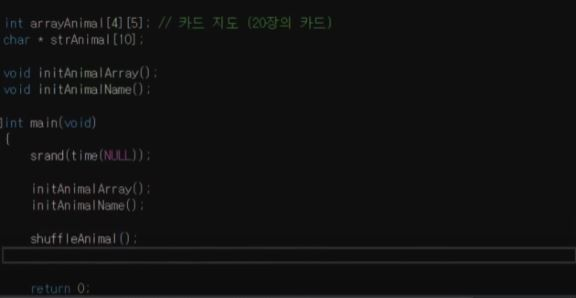
#> input picture ex1.JPG, 576 x 298 px; its folder holds only this picture in this run
$ jupyter execute --allow-errors test.ipynb
#> lines starting #> are read from the running program, lines starting #| are printed output that depends on the picture; after the words box and inside, x2 and y2 are one past the last pixel; in counts of white or black regions, pixels touching at a corner belong together
#> further down, img is the input picture: shape (298, 576, 3); mean B, G, R 17.4, 17.3, 17.2
[cell 1]
import pytesseract
from pytesseract import Output
from PIL import Image
import pandas as pd
import cv2
import numpy as np
import os
import fastwer
import time

[cell 2]
# get grayscale image

# get grayscale image
def get_grayscale(image):
    return cv2.cvtColor(image, cv2.COLOR_BGR2GRAY)
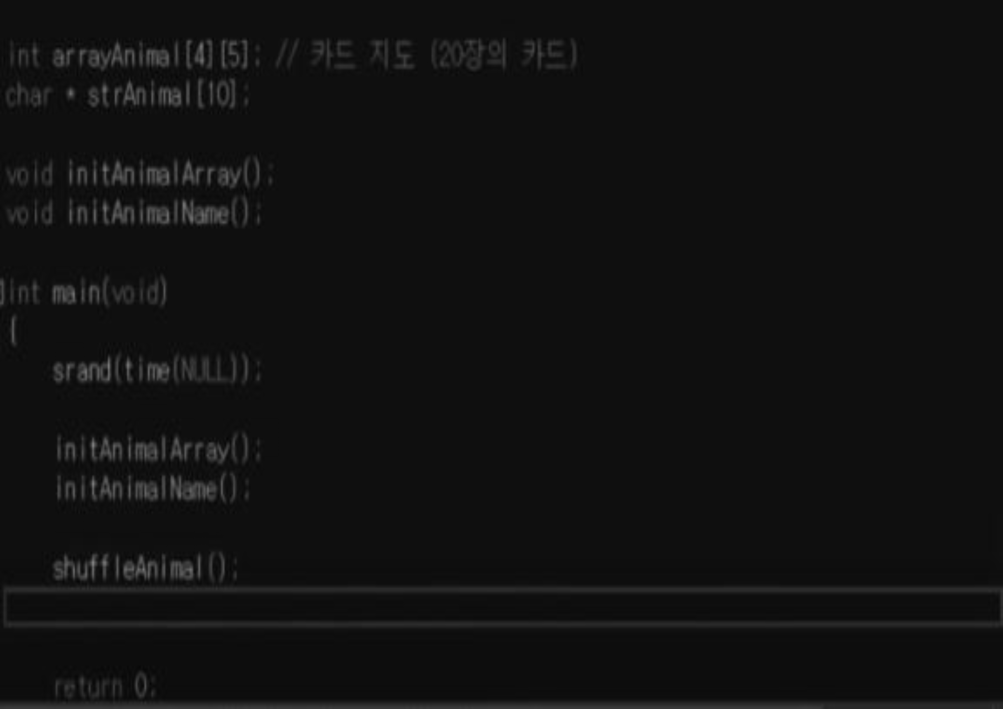
#> returned value: shape (4961, 7016) (shown at 1/7 size); min 2, max 135, mean 17.3

# noise removal
def remove_noise(image):
    return cv2.medianBlur(image,3)

#thresholding
def thresholding(image):
    return cv2.threshold(image, 0, 255, cv2.THRESH_BINARY + cv2.THRESH_OTSU)[1]
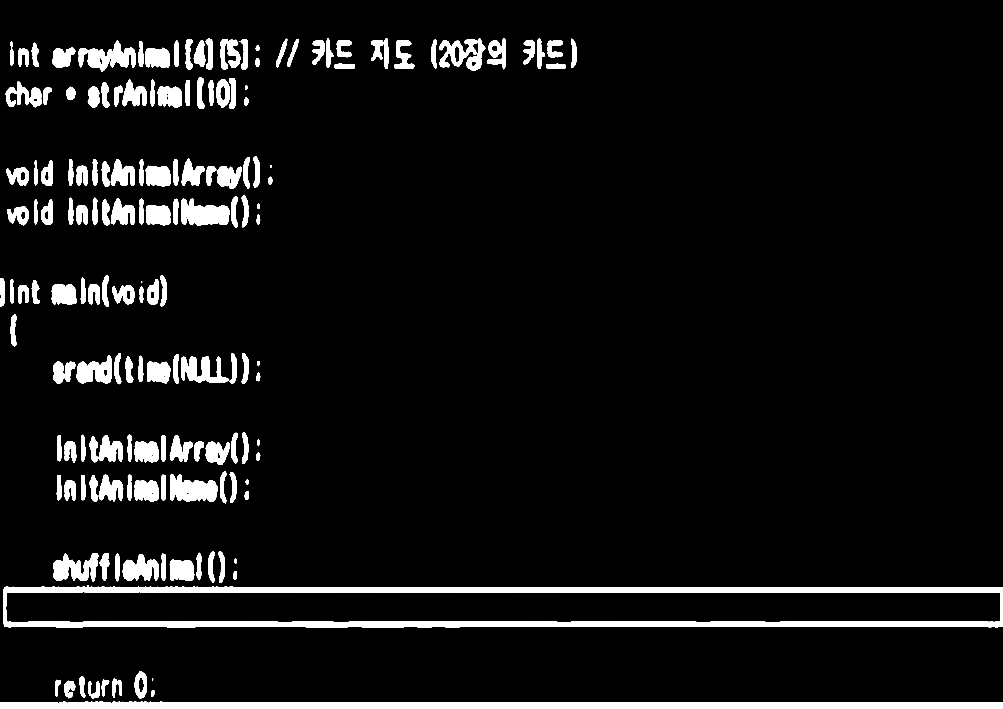
#> returned value: shape (4961, 7016) (shown at 1/7 size); 6.3% white; 162 white regions, largest, box (x1, y1, x2, y2) and area: (25, 4096, 7016, 4392) 508637, (0, 4906, 7016, 4961) 312741, (1190, 3322, 1525, 3512) 43907

#dilation 팽창 (글씨가 더 팽창)
def dilate(image):
    kernel = np.ones((5,5),np.uint8)
    return cv2.dilate(image, kernel, iterations = 1)

#erosion 침식 (글씨가 더 얇아짐)
def erode(image):
    kernel = np.ones((5,5),np.uint8)
    return cv2.erode(image, kernel, iterations = 1)

#opening - erosion followed by dilation ( 침식 후 팽창)
def opening(image):
    kernel = np.ones((5,5),np.uint8)
    return cv2.morphologyEx(image, cv2.MORPH_OPEN, kernel)

def closing(image): #팽창 후 침식
    kernel = np.ones((5,5),np.uint8)
    return cv2.morphologyEx(image, cv2.MORPH_CLOSE, kernel)

#canny edge detection
def canny(image):
    return cv2.Canny(image, 100, 200)

#skew correction 기울시 수정
# [12 lines left out: function deskew, not called in this run]

#template matching
def match_template(image, template):
    return cv2.matchTemplate(image, template, cv2.TM_CCOEFF_NORMED)

def resize(image):
    size = (7016, 4961)
    image = cv2.resize(image,  dsize=size, interpolation=cv2.INTER_LINEAR)
    return image

# [13 lines left out: function img_Contrast, not called in this run]
def blur(img):
    return cv2.bilateralFilter(img, 5, 75, 75)


# [38 lines left out: functions save_img, save_txt, get_text_ffile, not called in this run]

[cell 3]
def ocr(image, lang): # ocr
    custom_config = r'-c preserve_interword_spaces=1 --oem 3 --psm 6 -l ' + lang
    d = pytesseract.image_to_data(image, config=custom_config, output_type=Output.DICT)
    df = pd.DataFrame(d)
    result_text = ''
    # clean up blanks
    df1 = df[(df.conf!='-1')&(df.text!=' ')&(df.text!='')]
    # sort blocks vertically
    sorted_blocks = df1.groupby('block_num').first().sort_values('top').index.tolist()
    for block in sorted_blocks:
        curr = df1[df1['block_num']==block]
        sel = curr[curr.text.str.len()>3]
        char_w = (sel.width/sel.text.str.len()).mean()
        prev_par, prev_line, prev_left = 0, 0, 0
        text = ''
        for ix, ln in curr.iterrows():
            # add new line when necessary
            if prev_par != ln['par_num']:
                text += '\n'
                prev_par = ln['par_num']
                prev_line = ln['line_num']
                prev_left = 0
            elif prev_line != ln['line_num']:
                text += '\n'
                prev_line = ln['line_num']
                prev_left = 0

            added = 0  # num of spaces that should be added
            if ln['left']/char_w > prev_left + 1:
                added = int((ln['left'])/char_w) - prev_left
                text += ' ' * added
            text += ln['text'] + ' '
            prev_left += len(ln['text']) + added + 1
        text += '\n'
        print(text)
        result_text += text
    return result_text


# [6 lines left out: function error_rate, not called in this run]

[cell 4]
def blur_and_gray(image): # blur + gray
    return get_grayscale(blur(image))

def blur_gray_threshold(image):
    return thresholding(blur_and_gray(image))

def opening_b_g_th(image):
    return opening(blur_gray_threshold(image))

def closing_b_g_th(image):
    return closing(blur_gray_threshold(image))

#> (a cell that did not finish here is left out)
